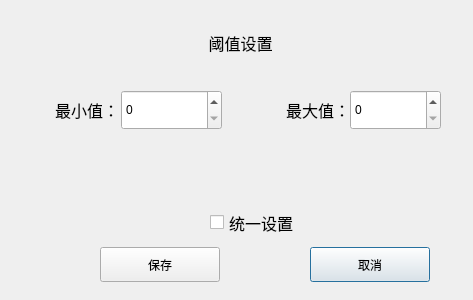
<?xml version="1.0" encoding="UTF-8"?>
<ui version="4.0">
 <class>SetThresholdDlg</class>
 <widget class="QDialog" name="SetThresholdDlg">
  <property name="geometry">
   <rect>
    <x>0</x>
    <y>0</y>
    <width>473</width>
    <height>300</height>
   </rect>
  </property>
  <property name="windowTitle">
   <string>Dialog</string>
  </property>
  <widget class="QPushButton" name="cancelBtn">
   <property name="geometry">
    <rect>
     <x>310</x>
     <y>247</y>
     <width>120</width>
     <height>35</height>
    </rect>
   </property>
   <property name="maximumSize">
    <size>
     <width>120</width>
     <height>16777215</height>
    </size>
   </property>
   <property name="text">
    <string>取消</string>
   </property>
  </widget>
  <widget class="QSpinBox" name="maxBox">
   <property name="geometry">
    <rect>
     <x>350</x>
     <y>90</y>
     <width>91</width>
     <height>40</height>
    </rect>
   </property>
   <property name="maximum">
    <number>999</number>
   </property>
  </widget>
  <widget class="QLabel" name="label_2">
   <property name="geometry">
    <rect>
     <x>19</x>
     <y>90</y>
     <width>100</width>
     <height>40</height>
    </rect>
   </property>
   <property name="font">
    <font>
     <pointsize>12</pointsize>
    </font>
   </property>
   <property name="text">
    <string>最小值：</string>
   </property>
   <property name="alignment">
    <set>Qt::AlignRight|Qt::AlignTrailing|Qt::AlignVCenter</set>
   </property>
  </widget>
  <widget class="QPushButton" name="saveBtn">
   <property name="geometry">
    <rect>
     <x>100</x>
     <y>247</y>
     <width>120</width>
     <height>35</height>
    </rect>
   </property>
   <property name="maximumSize">
    <size>
     <width>120</width>
     <height>16777215</height>
    </size>
   </property>
   <property name="text">
    <string>保存</string>
   </property>
  </widget>
  <widget class="QSpinBox" name="minBox">
   <property name="geometry">
    <rect>
     <x>121</x>
     <y>90</y>
     <width>101</width>
     <height>40</height>
    </rect>
   </property>
   <property name="suffix">
    <string/>
   </property>
   <property name="prefix">
    <string/>
   </property>
   <property name="maximum">
    <number>999</number>
   </property>
  </widget>
  <widget class="QLabel" name="titleLab">
   <property name="geometry">
    <rect>
     <x>10</x>
     <y>12</y>
     <width>461</width>
     <height>61</height>
    </rect>
   </property>
   <property name="font">
    <font>
     <pointsize>12</pointsize>
    </font>
   </property>
   <property name="text">
    <string>阈值设置</string>
   </property>
   <property name="alignment">
    <set>Qt::AlignCenter</set>
   </property>
  </widget>
  <widget class="QCheckBox" name="checkBox">
   <property name="geometry">
    <rect>
     <x>210</x>
     <y>207</y>
     <width>121</width>
     <height>31</height>
    </rect>
   </property>
   <property name="maximumSize">
    <size>
     <width>150</width>
     <height>16777215</height>
    </size>
   </property>
   <property name="font">
    <font>
     <pointsize>12</pointsize>
    </font>
   </property>
   <property name="text">
    <string>统一设置</string>
   </property>
  </widget>
  <widget class="QLabel" name="label_3">
   <property name="geometry">
    <rect>
     <x>250</x>
     <y>90</y>
     <width>100</width>
     <height>40</height>
    </rect>
   </property>
   <property name="font">
    <font>
     <pointsize>12</pointsize>
    </font>
   </property>
   <property name="text">
    <string>最大值：</string>
   </property>
   <property name="alignment">
    <set>Qt::AlignRight|Qt::AlignTrailing|Qt::AlignVCenter</set>
   </property>
  </widget>
 </widget>
 <resources/>
 <connections/>
</ui>
